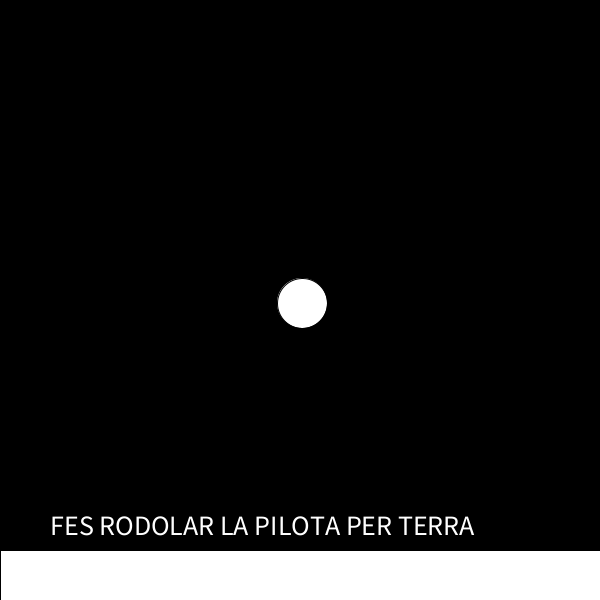
Frame 1 (no input)
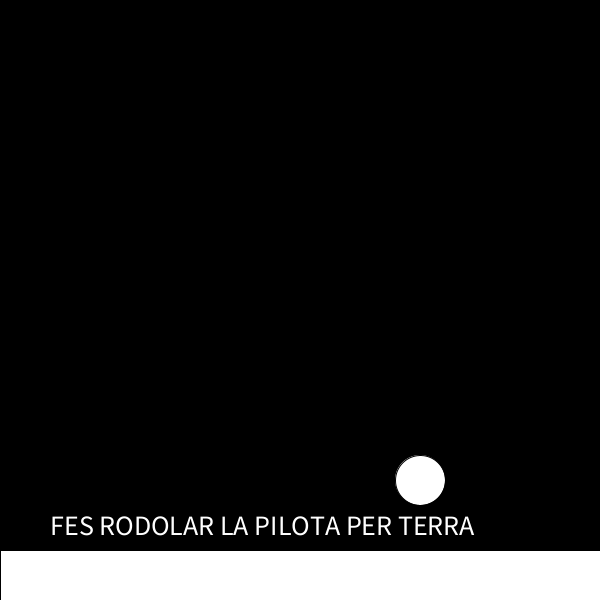
Frame 60 (the mouse pressed at the canvas centre just before this capture)
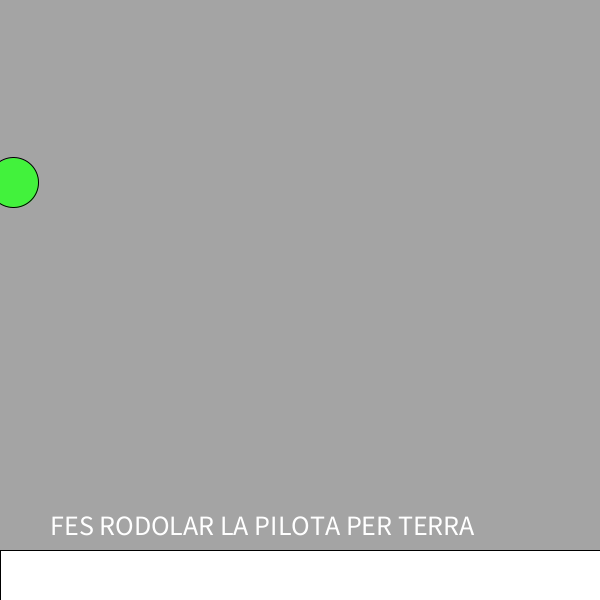
Frame 120 (the mouse held since frame 60 and released just before this capture)

The Processing sketch that drew these frames (run headless with seeded random() and noise(); from frame 60 on, the mouse is pressed at the canvas centre):

// Processing sketch: processing_182587
// ── processing_182587.pde

float posicioX = 300;
float posicioY = 300;
float mida = 50;
float radi = mida/2;
float velocitatX = 2;
float velocitatY = 3;
float colorR = 255;
float colorG = 255;
float colorB = 255;
float iniciRectangleX = 0;
float iniciRectangleY = 550;
float fons = 0;

void setup(){
  size(600,600);
}
void draw(){
  background(fons);
  
  fill(255);
  rect(iniciRectangleX,iniciRectangleY,width,height);
  textSize(28);
  text("FES RODOLAR LA PILOTA PER TERRA",50,535);

  
  fill(colorR,colorG,colorB);
  posicioX = posicioX + velocitatX;
  posicioY = posicioY + velocitatY;
  ellipse(posicioX,posicioY,mida,mida);
  
  if(posicioX >= width-radi){
    velocitatX = -velocitatX;
  } else if (posicioY >= height-radi){
    velocitatY = -velocitatY;
  } else if (posicioX <= radi){
    velocitatX = -velocitatX;
  } else if (posicioY <= radi){
    velocitatY = -velocitatY;
    }
  if(posicioY >= iniciRectangleY){
    posicioY = iniciRectangleY;
    }
}
void mousePressed(){
  fons = random(255);
      colorR = random(255);
      colorG = random(255);
      colorB = random(255);
      velocitatX = random(-20,20);
      velocitatY = random(-20,20);
      posicioX = pmouseX;
      posicioY = pmouseY;
      mouseReleased();
}
